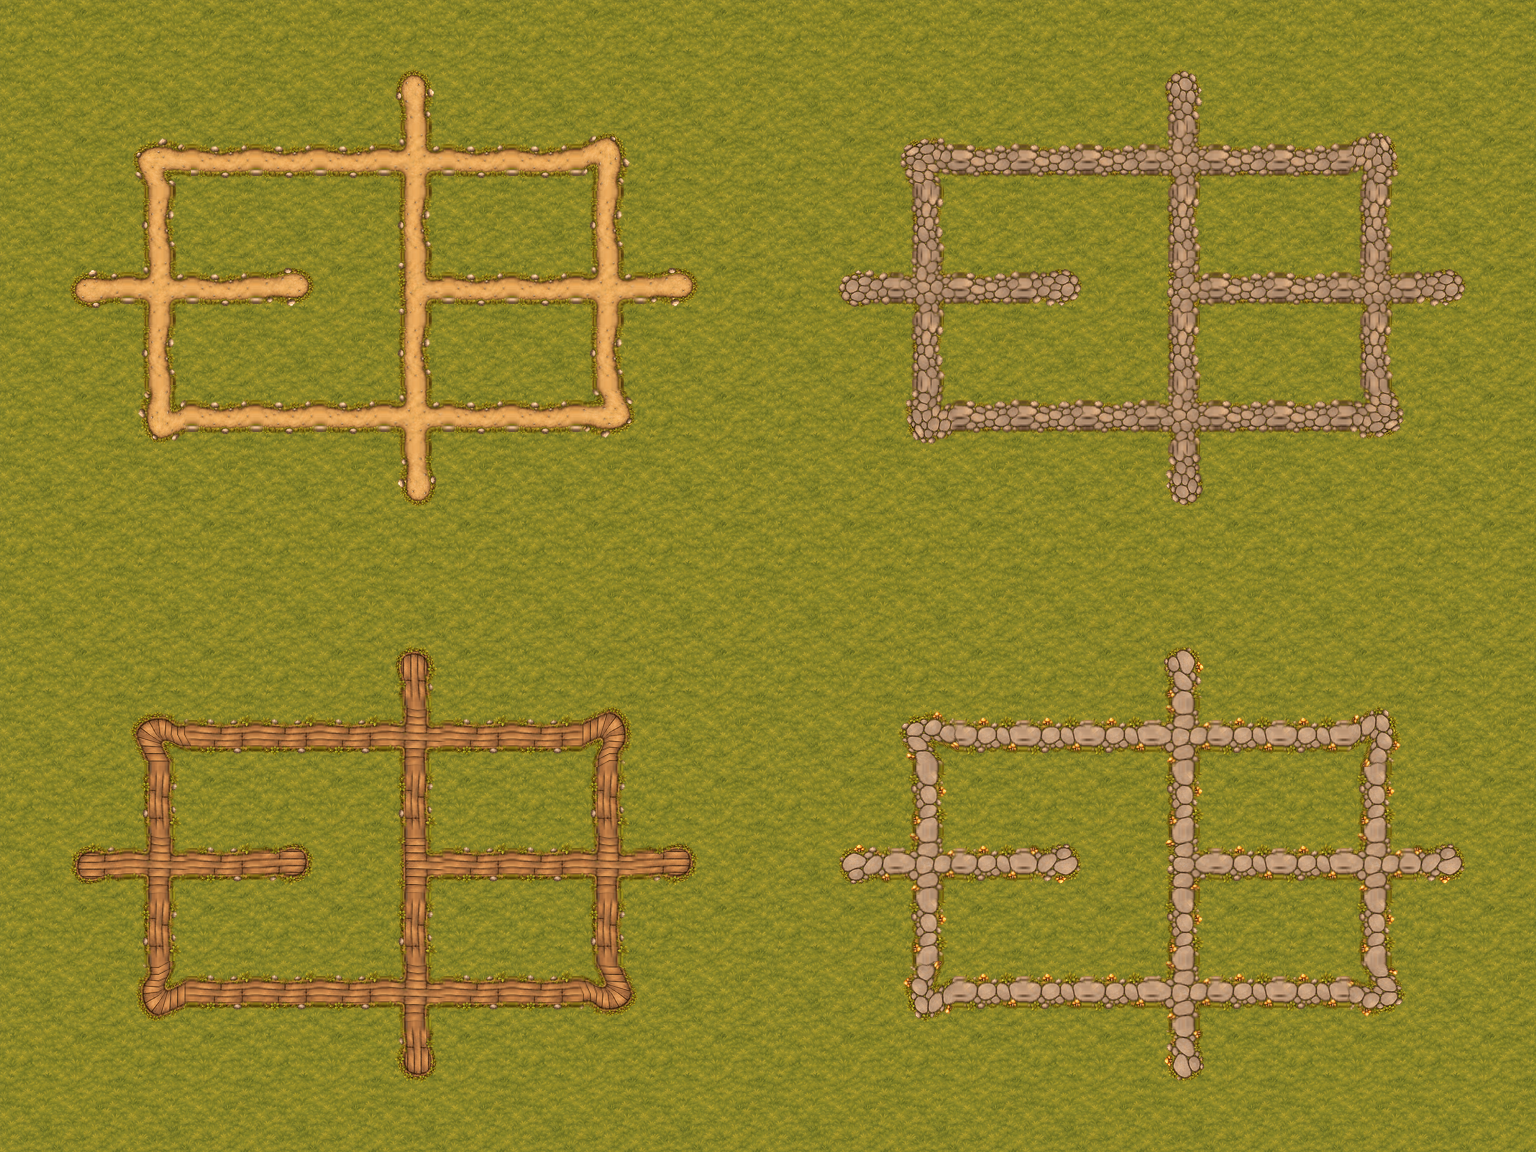

A level layout from a 2D game, rendered from its tile map. Below: a short description, then the map file with its tile-grid data intact:
An orthogonal 24x18 tile map with 64x64 px tiles, 5 tile layers (Ground, dirt, cobblestone, boardwalk, ...), 2 tilesets.

<map version="1.10" tiledversion="1.11.0" orientation="orthogonal" renderorder="right-down" width="24" height="18" tilewidth="64" tileheight="64" infinite="0" nextlayerid="6" nextobjectid="1">
 <tileset firstgid="1" source="wildhaven-sheet.tsx" />
 <tileset firstgid="2161" source="path-connectors.tsx" />
 <layer id="1" name="Ground" width="24" height="18">
  <data encoding="csv">
1,2,3,4,1,2,3,4,1,2,3,4,1,2,3,4,1,2,3,4,1,2,3,4,
37,38,39,40,37,38,39,40,37,38,39,40,37,38,39,40,37,38,39,40,37,38,39,40,
73,74,75,76,73,74,75,76,73,74,75,76,73,74,75,76,73,74,75,76,73,74,75,76,
109,110,111,112,109,110,111,112,109,110,111,112,109,110,111,112,109,110,111,112,109,110,111,112,
1,2,3,4,1,2,3,4,1,2,3,4,1,2,3,4,1,2,3,4,1,2,3,4,
37,38,39,40,37,38,39,40,37,38,39,40,37,38,39,40,37,38,39,40,37,38,39,40,
73,74,75,76,73,74,75,76,73,74,75,76,73,74,75,76,73,74,75,76,73,74,75,76,
109,110,111,112,109,110,111,112,109,110,111,112,109,110,111,112,109,110,111,112,109,110,111,112,
1,2,3,4,1,2,3,4,1,2,3,4,1,2,3,4,1,2,3,4,1,2,3,4,
37,38,39,40,37,38,39,40,37,38,39,40,37,38,39,40,37,38,39,40,37,38,39,40,
73,74,75,76,73,74,75,76,73,74,75,76,73,74,75,76,73,74,75,76,73,74,75,76,
109,110,111,112,109,110,111,112,109,110,111,112,109,110,111,112,109,110,111,112,109,110,111,112,
1,2,3,4,1,2,3,4,1,2,3,4,1,2,3,4,1,2,3,4,1,2,3,4,
37,38,39,40,37,38,39,40,37,38,39,40,37,38,39,40,37,38,39,40,37,38,39,40,
73,74,75,76,73,74,75,76,73,74,75,76,73,74,75,76,73,74,75,76,73,74,75,76,
109,110,111,112,109,110,111,112,109,110,111,112,109,110,111,112,109,110,111,112,109,110,111,112,
1,2,3,4,1,2,3,4,1,2,3,4,1,2,3,4,1,2,3,4,1,2,3,4,
37,38,39,40,37,38,39,40,37,38,39,40,37,38,39,40,37,38,39,40,37,38,39,40
</data>
 </layer>
 <layer id="2" name="dirt" width="24" height="18">
  <data encoding="csv">
0,0,0,0,0,0,0,0,0,0,0,0,0,0,0,0,0,0,0,0,0,0,0,0,
0,0,0,0,0,0,2188,0,0,0,0,0,0,0,0,0,0,0,0,0,0,0,0,0,
0,0,2169,2162,2162,2162,2178,2162,2162,2171,0,0,0,0,0,0,0,0,0,0,0,0,0,0,
0,0,2180,0,0,0,2180,0,0,2180,0,0,0,0,0,0,0,0,0,0,0,0,0,0,
0,2161,2178,2162,2163,0,2177,2162,2162,2178,2163,0,0,0,0,0,0,0,0,0,0,0,0,0,
0,0,2180,0,0,0,2180,0,0,2180,0,0,0,0,0,0,0,0,0,0,0,0,0,0,
0,0,2185,2162,2162,2162,2178,2162,2162,2187,0,0,0,0,0,0,0,0,0,0,0,0,0,0,
0,0,0,0,0,0,2172,0,0,0,0,0,0,0,0,0,0,0,0,0,0,0,0,0,
0,0,0,0,0,0,0,0,0,0,0,0,0,0,0,0,0,0,0,0,0,0,0,0,
0,0,0,0,0,0,0,0,0,0,0,0,0,0,0,0,0,0,0,0,0,0,0,0,
0,0,0,0,0,0,0,0,0,0,0,0,0,0,0,0,0,0,0,0,0,0,0,0,
0,0,0,0,0,0,0,0,0,0,0,0,0,0,0,0,0,0,0,0,0,0,0,0,
0,0,0,0,0,0,0,0,0,0,0,0,0,0,0,0,0,0,0,0,0,0,0,0,
0,0,0,0,0,0,0,0,0,0,0,0,0,0,0,0,0,0,0,0,0,0,0,0,
0,0,0,0,0,0,0,0,0,0,0,0,0,0,0,0,0,0,0,0,0,0,0,0,
0,0,0,0,0,0,0,0,0,0,0,0,0,0,0,0,0,0,0,0,0,0,0,0,
0,0,0,0,0,0,0,0,0,0,0,0,0,0,0,0,0,0,0,0,0,0,0,0,
0,0,0,0,0,0,0,0,0,0,0,0,0,0,0,0,0,0,0,0,0,0,0,0
</data>
 </layer>
 <layer id="3" name="cobblestone" width="24" height="18">
  <data encoding="csv">
0,0,0,0,0,0,0,0,0,0,0,0,0,0,0,0,0,0,0,0,0,0,0,0,
0,0,0,0,0,0,0,0,0,0,0,0,0,0,0,0,0,0,2192,0,0,0,0,0,
0,0,0,0,0,0,0,0,0,0,0,0,0,0,2173,2166,2166,2166,2182,2166,2166,2175,0,0,
0,0,0,0,0,0,0,0,0,0,0,0,0,0,2184,0,0,0,2184,0,0,2184,0,0,
0,0,0,0,0,0,0,0,0,0,0,0,0,2165,2182,2166,2167,0,2181,2166,2166,2182,2167,0,
0,0,0,0,0,0,0,0,0,0,0,0,0,0,2184,0,0,0,2184,0,0,2184,0,0,
0,0,0,0,0,0,0,0,0,0,0,0,0,0,2189,2166,2166,2166,2182,2166,2166,2191,0,0,
0,0,0,0,0,0,0,0,0,0,0,0,0,0,0,0,0,0,2176,0,0,0,0,0,
0,0,0,0,0,0,0,0,0,0,0,0,0,0,0,0,0,0,0,0,0,0,0,0,
0,0,0,0,0,0,0,0,0,0,0,0,0,0,0,0,0,0,0,0,0,0,0,0,
0,0,0,0,0,0,0,0,0,0,0,0,0,0,0,0,0,0,0,0,0,0,0,0,
0,0,0,0,0,0,0,0,0,0,0,0,0,0,0,0,0,0,0,0,0,0,0,0,
0,0,0,0,0,0,0,0,0,0,0,0,0,0,0,0,0,0,0,0,0,0,0,0,
0,0,0,0,0,0,0,0,0,0,0,0,0,0,0,0,0,0,0,0,0,0,0,0,
0,0,0,0,0,0,0,0,0,0,0,0,0,0,0,0,0,0,0,0,0,0,0,0,
0,0,0,0,0,0,0,0,0,0,0,0,0,0,0,0,0,0,0,0,0,0,0,0,
0,0,0,0,0,0,0,0,0,0,0,0,0,0,0,0,0,0,0,0,0,0,0,0,
0,0,0,0,0,0,0,0,0,0,0,0,0,0,0,0,0,0,0,0,0,0,0,0
</data>
 </layer>
 <layer id="4" name="boardwalk" width="24" height="18">
  <data encoding="csv">
0,0,0,0,0,0,0,0,0,0,0,0,0,0,0,0,0,0,0,0,0,0,0,0,
0,0,0,0,0,0,0,0,0,0,0,0,0,0,0,0,0,0,0,0,0,0,0,0,
0,0,0,0,0,0,0,0,0,0,0,0,0,0,0,0,0,0,0,0,0,0,0,0,
0,0,0,0,0,0,0,0,0,0,0,0,0,0,0,0,0,0,0,0,0,0,0,0,
0,0,0,0,0,0,0,0,0,0,0,0,0,0,0,0,0,0,0,0,0,0,0,0,
0,0,0,0,0,0,0,0,0,0,0,0,0,0,0,0,0,0,0,0,0,0,0,0,
0,0,0,0,0,0,0,0,0,0,0,0,0,0,0,0,0,0,0,0,0,0,0,0,
0,0,0,0,0,0,0,0,0,0,0,0,0,0,0,0,0,0,0,0,0,0,0,0,
0,0,0,0,0,0,0,0,0,0,0,0,0,0,0,0,0,0,0,0,0,0,0,0,
0,0,0,0,0,0,0,0,0,0,0,0,0,0,0,0,0,0,0,0,0,0,0,0,
0,0,0,0,0,0,2220,0,0,0,0,0,0,0,0,0,0,0,0,0,0,0,0,0,
0,0,2201,2194,2194,2194,2210,2194,2194,2203,0,0,0,0,0,0,0,0,0,0,0,0,0,0,
0,0,2212,0,0,0,2212,0,0,2212,0,0,0,0,0,0,0,0,0,0,0,0,0,0,
0,2193,2210,2194,2195,0,2209,2194,2194,2210,2195,0,0,0,0,0,0,0,0,0,0,0,0,0,
0,0,2212,0,0,0,2212,0,0,2212,0,0,0,0,0,0,0,0,0,0,0,0,0,0,
0,0,2217,2194,2194,2194,2210,2194,2194,2219,0,0,0,0,0,0,0,0,0,0,0,0,0,0,
0,0,0,0,0,0,2204,0,0,0,0,0,0,0,0,0,0,0,0,0,0,0,0,0,
0,0,0,0,0,0,0,0,0,0,0,0,0,0,0,0,0,0,0,0,0,0,0,0
</data>
 </layer>
 <layer id="5" name="stepping-stone" width="24" height="18">
  <data encoding="csv">
0,0,0,0,0,0,0,0,0,0,0,0,0,0,0,0,0,0,0,0,0,0,0,0,
0,0,0,0,0,0,0,0,0,0,0,0,0,0,0,0,0,0,0,0,0,0,0,0,
0,0,0,0,0,0,0,0,0,0,0,0,0,0,0,0,0,0,0,0,0,0,0,0,
0,0,0,0,0,0,0,0,0,0,0,0,0,0,0,0,0,0,0,0,0,0,0,0,
0,0,0,0,0,0,0,0,0,0,0,0,0,0,0,0,0,0,0,0,0,0,0,0,
0,0,0,0,0,0,0,0,0,0,0,0,0,0,0,0,0,0,0,0,0,0,0,0,
0,0,0,0,0,0,0,0,0,0,0,0,0,0,0,0,0,0,0,0,0,0,0,0,
0,0,0,0,0,0,0,0,0,0,0,0,0,0,0,0,0,0,0,0,0,0,0,0,
0,0,0,0,0,0,0,0,0,0,0,0,0,0,0,0,0,0,0,0,0,0,0,0,
0,0,0,0,0,0,0,0,0,0,0,0,0,0,0,0,0,0,0,0,0,0,0,0,
0,0,0,0,0,0,0,0,0,0,0,0,0,0,0,0,0,0,2224,0,0,0,0,0,
0,0,0,0,0,0,0,0,0,0,0,0,0,0,2205,2198,2198,2198,2214,2198,2198,2207,0,0,
0,0,0,0,0,0,0,0,0,0,0,0,0,0,2216,0,0,0,2216,0,0,2216,0,0,
0,0,0,0,0,0,0,0,0,0,0,0,0,2197,2214,2198,2199,0,2213,2198,2198,2214,2199,0,
0,0,0,0,0,0,0,0,0,0,0,0,0,0,2216,0,0,0,2216,0,0,2216,0,0,
0,0,0,0,0,0,0,0,0,0,0,0,0,0,2221,2198,2198,2198,2214,2198,2198,2223,0,0,
0,0,0,0,0,0,0,0,0,0,0,0,0,0,0,0,0,0,2208,0,0,0,0,0,
0,0,0,0,0,0,0,0,0,0,0,0,0,0,0,0,0,0,0,0,0,0,0,0
</data>
 </layer>
</map>
